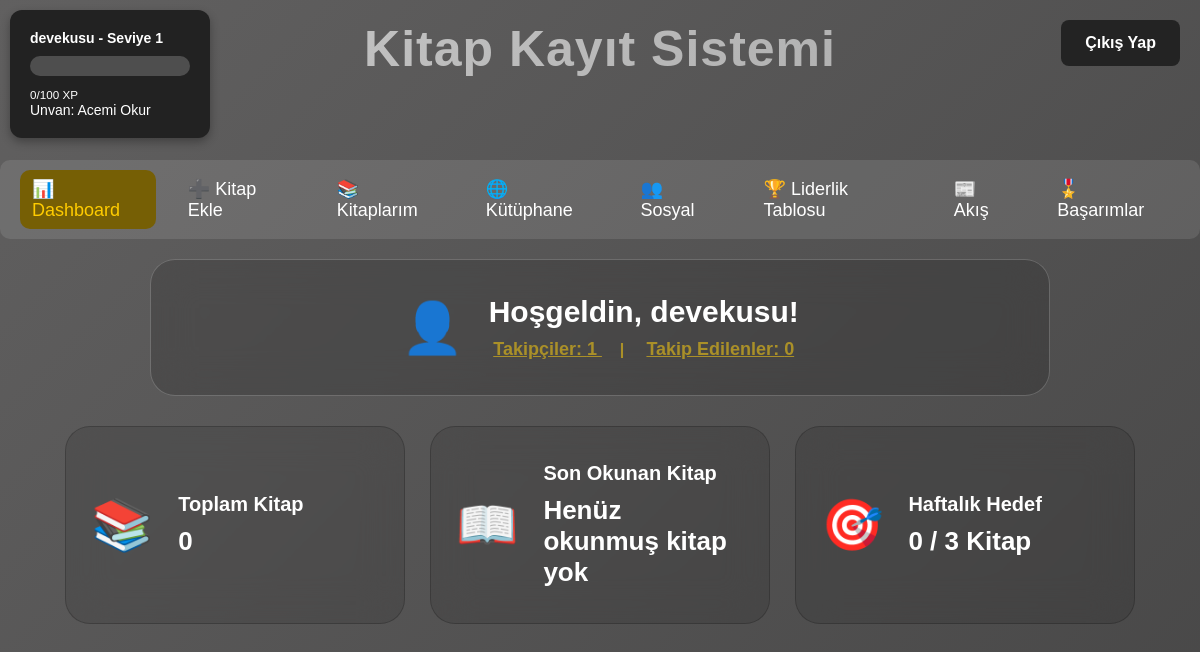
/dashboard (signed in), run on the app's committed database.
### tables this page shows
CREATE TABLE users (
            id INTEGER PRIMARY KEY AUTOINCREMENT,
            username TEXT UNIQUE NOT NULL,
            password TEXT NOT NULL,
            email TEXT,
            xp INTEGER DEFAULT 0,
            level INTEGER DEFAULT 1,
            created_at TEXT DEFAULT CURRENT_TIMESTAMP
        );

### app.py (the view)
@app.route("/dashboard")
def dashboard():
    if "user_id" not in session:
        flash("⚠️ Lütfen giriş yapın!", "error")
        return redirect(url_for("index"))
    user_id = session["user_id"]
    user_box = get_user_box_data(user_id)
    conn = get_connection()
    cursor = conn.cursor()
    cursor.execute("SELECT COUNT(*) FROM books WHERE user_id=?", (user_id,))
    total_books = cursor.fetchone()[0]
    cursor.execute(
        "SELECT title FROM books WHERE user_id=? AND read_date IS NOT NULL ORDER BY read_date DESC LIMIT 1",
        (user_id,)
    )
    last_book_row = cursor.fetchone()
    last_read_book = last_book_row[0] if last_book_row else "Henüz okunmuş kitap yok"
    one_week_ago = (datetime.now() - timedelta(days=7)).strftime("%Y-%m-%d")
    cursor.execute(
        "SELECT COUNT(*) FROM books WHERE user_id=? AND read_date>=?",
        (user_id, one_week_ago)
    )
    weekly_completed = cursor.fetchone()[0]
    weekly_goal = f"{weekly_completed} / 3 Kitap"
    cursor.execute("SELECT COUNT(*) FROM follows WHERE following_id=?", (user_id,))
    followers_count = cursor.fetchone()[0]
    cursor.execute("SELECT COUNT(*) FROM follows WHERE follower_id=?", (user_id,))
    following_count = cursor.fetchone()[0]
    conn.close()
    return render_template(
        "dashboard.html",
        user_box=user_box,
        username=user_box['username'],  # Kullanıcı adını template’e gönderiyoruz
        total_books=total_books,
        last_read_book=last_read_book,
        weekly_goal=weekly_goal,
        followers_count=followers_count,
        following_count=following_count
    )

### app.py (called while the page is built)
def get_user_box_data(user_id):
    conn = get_connection()
    cursor = conn.cursor()
    cursor.execute("SELECT username, xp, level FROM users WHERE id=?", (user_id,))
    row = cursor.fetchone()
    conn.close()
    if not row:
        return {"username": "Bilinmiyor", "xp": 0, "level": 1, "progress": 0, "user_id": user_id}
    username, xp, level = row
    progress = (xp % 100) / 100 * 100
    return {"username": username, "xp": xp, "level": level, "progress": progress, "user_id": user_id}

### database.py (called while the page is built)
def get_connection():
    return sqlite3.connect(DB_NAME)

### templates/dashboard.html (shortened to what this page needs)
<!DOCTYPE html>
<html lang="tr">
<head>
    <link rel="stylesheet" href="{{ url_for('static', filename='style.css') }}">
</head>
<body>
    <a href="/logout" class="logout-btn">Çıkış Yap</a>
<div class="user-box">
    <div class="level-box">
        <p><strong>{{ user_box.username }} - Seviye {{ user_box.level }}</strong></p>
        <div class="progress-bar">
        </div>
        <small>{{ user_box.xp % 100 }}/100 XP</small>
        {% set titles = ['Acemi Okur', 'Kitap Kurdu', 'Usta Okur', 'Bilge Okur', 'Efsane Okur'] %}
        {% set title_index = ((user_box.level - 1) // 5) %}
        <p>Unvan: {{ titles[title_index if title_index < titles|length else -1] }}</p>
    </div>
</div>
    <h1 class="page-title">Kitap Kayıt Sistemi</h1>
    <div class="tabs">
        <a href="/dashboard" class="tab-link active">📊 Dashboard</a>
        <a href="/add_book" class="tab-link">➕ Kitap Ekle</a>
        <a href="/my_books" class="tab-link">📚 Kitaplarım</a>
        <a href="/library" class="tab-link">🌐 Kütüphane</a>
        <a href="/social" class="tab-link">👥 Sosyal</a>
        <a href="/leaderboard" class="tab-link">🏆 Liderlik Tablosu</a>
        <a href="/feed" class="tab-link">📰 Akış</a>
        <a href="/achievements" class="tab-link">🎖️ Başarımlar</a>
    </div>
    <div class="dashboard-wrapper">
        <div class="welcome-card">
    <div class="card-icon">👤</div>
    <div class="card-info">
        <h3 style="font-size: 30px;">Hoşgeldin, {{ username }}!</h3>
        <p style="margin-top:10px; font-size:16px; color:#aa9028;">
            <a href="{{ url_for('followers_list', type='followers') }}" style="color:#aa9028; font-size: 18px;">
                Takipçiler: {{ followers_count }}
            </a>&nbsp;&nbsp;&nbsp;&nbsp;|&nbsp;&nbsp;&nbsp;&nbsp;
            <a href="{{ url_for('followers_list', type='following') }}" style="color:#aa9028; font-size:18px;">
                Takip Edilenler: {{ following_count }}
            </a>
        </p>
    </div>
</div>
        <div class="dashboard-container">
            <div class="stat-card">
                <div class="card-icon">📚</div>
                <div class="card-info">
                    <h3>Toplam Kitap</h3>
                    <p id="totalBooks">{{ total_books }}</p>
                </div>
            </div>
            <div class="stat-card">
                <div class="card-icon">📖</div>
                <div class="card-info">
                    <h3>Son Okunan Kitap</h3>
                    <p id="lastReadBook">{{ last_read_book }}</p>
                </div>
            </div>
            <div class="stat-card">
                <div class="card-icon">🎯</div>
                <div class="card-info">
                    <h3>Haftalık Hedef</h3>
                    <p id="weeklyGoal">{{ weekly_goal }}</p>
                </div>
            </div>
        </div>
</body>
</html>
</body>
</html>

### static/style.css (style rules this page uses)
* { margin: 0; padding: 0; box-sizing: border-box; font-family: "Poppins", sans-serif; }
body { height: 100%; display: block; background: linear-gradient(-45deg,#191919, #313131, #616060); background-size: 400% 400%; animation: gradientBG 10s ease infinite; padding-top: 160px; }
.page-title { position: absolute; top: 20px; width: 100%; text-align: center; font-size: 50px; font-weight: 800; letter-spacing: 1px; background: linear-gradient(-45deg,#434343, #848484, #cbcbcb); background-size: 400% 400%; -webkit-background-clip: text; -webkit-text-fill-color: transparent; animation: gradientBG 12s ease infinite, titleFade 1.5s ease-in-out; }
.logout-btn { position: absolute; top: 20px; right: 20px; background: #232323; color: white; padding: 14px 24px; border-radius: 8px; text-decoration: none; font-weight: bold; font-size: 16px; display: inline-block; transition: 0.3s; z-index: 9999; }
.tabs { display: flex !important; justify-content: center !important; align-items: center; gap: 20px !important; margin: 0px auto !important; background: rgba(255, 255, 255, 0.1); padding: 10px 20px !important; border-radius: 10px !important; }
.tab-link { color: #fff; text-decoration: none; font-size: 18px; padding: 8px 12px; border-radius: 10px; transition: background 0.3s; }
.tab-link.active, .tab-link:hover { background-color: #765f05; color: #2B2A2A; }
.dashboard-wrapper { display: flex; flex-direction: column; align-items: center; width: 100%; }
.welcome-card { font-size: 40px; width: 100%; max-width: 900px !important; margin: 20px auto 10px auto; background: rgba(0, 0, 0, 0.15); backdrop-filter: blur(20px); border-radius: 25px; padding: 35px 25px; color: #fff; display: flex; align-items: center; justify-content: center; text-align: center; border: 1px solid rgba(255, 255, 255, 0.2); transition: transform 0.3s, box-shadow 0.3s; }
.dashboard-container { display: flex; flex-wrap: wrap; justify-content: center; gap: 25px; padding: 20px; max-width: 1200px; }
.stat-card { flex: 1 1 calc(33% - 20px); min-width: 280px; background: rgba(0, 0, 0, 0.1); backdrop-filter: blur(20px); border-radius: 25px; padding: 35px 25px; color: #fff; display: flex; align-items: center; transition: transform 0.3s, box-shadow 0.3s; border: 1px solid rgba(0, 0, 0, 0.2); }
.card-icon { font-size: 50px; margin-right: 25px; }
.card-info h3 { font-size: 20px; font-weight: 600; margin-bottom: 10px; }
.card-info p { font-size: 26px; font-weight: 700; }
.tab-link.active { color: #ffcc00; }
.user-box { position: fixed; top: 10px; left: 10px; background: #222; color: #fff; padding: 20px; border-radius: 12px; width: 200px; box-shadow: 0 4px 10px rgba(0,0,0,0.3); z-index: 999; font-size: 14px; }
.progress-bar { width: 100%; background: rgba(255,255,255,0.2); border-radius: 10px; margin: 10px 0; height: 20px; }

### data on the page
users: username "devekusu", level "1", user_box.xp%100 "0"

### other printed values
{{ titles[title_index if title_index < titles|length else -1] }} "Acemi Okur"
{{ followers_count }} "1"
{{ following_count }} "0"
{{ total_books }} "0"
{{ last_read_book }} "Henüz okunmuş kitap yok"
{{ weekly_goal }} "0 / 3 Kitap"
